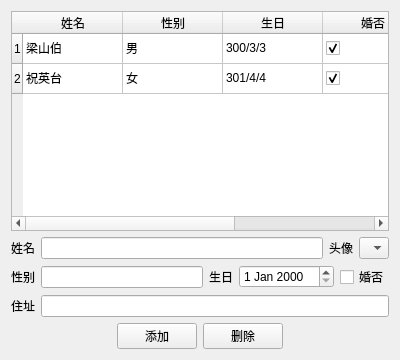
<?xml version="1.0" encoding="UTF-8"?>
<ui version="4.0">
 <class>Widget</class>
 <widget class="QWidget" name="Widget">
  <property name="geometry">
   <rect>
    <x>0</x>
    <y>0</y>
    <width>400</width>
    <height>360</height>
   </rect>
  </property>
  <property name="windowTitle">
   <string>Widget</string>
  </property>
  <layout class="QVBoxLayout" name="verticalLayout">
   <item>
    <widget class="QTableWidget" name="tableWidget">
     <property name="rowCount">
      <number>2</number>
     </property>
     <row/>
     <row/>
     <column>
      <property name="text">
       <string>姓名</string>
      </property>
     </column>
     <column>
      <property name="text">
       <string>性别</string>
      </property>
     </column>
     <column>
      <property name="text">
       <string>生日</string>
      </property>
     </column>
     <column>
      <property name="text">
       <string>婚否</string>
      </property>
     </column>
     <column>
      <property name="text">
       <string>住址</string>
      </property>
     </column>
     <item row="0" column="0">
      <property name="text">
       <string>梁山伯</string>
      </property>
      <property name="icon">
       <iconset resource="photos.qrc">
        <normaloff>:/images/butterfly01.png</normaloff>:/images/butterfly01.png</iconset>
      </property>
     </item>
     <item row="0" column="1">
      <property name="text">
       <string>男</string>
      </property>
     </item>
     <item row="0" column="2">
      <property name="text">
       <string>300/3/3</string>
      </property>
     </item>
     <item row="0" column="3">
      <property name="checkState">
       <enum>Checked</enum>
      </property>
     </item>
     <item row="0" column="4">
      <property name="text">
       <string>梁家村</string>
      </property>
     </item>
     <item row="1" column="0">
      <property name="text">
       <string>祝英台</string>
      </property>
      <property name="icon">
       <iconset resource="photos.qrc">
        <normaloff>:/images/butterfly02.png</normaloff>:/images/butterfly02.png</iconset>
      </property>
     </item>
     <item row="1" column="1">
      <property name="text">
       <string>女</string>
      </property>
     </item>
     <item row="1" column="2">
      <property name="text">
       <string>301/4/4</string>
      </property>
     </item>
     <item row="1" column="3">
      <property name="text">
       <string/>
      </property>
      <property name="checkState">
       <enum>Checked</enum>
      </property>
     </item>
     <item row="1" column="4">
      <property name="text">
       <string>祝家村</string>
      </property>
     </item>
    </widget>
   </item>
   <item>
    <layout class="QHBoxLayout" name="horizontalLayout">
     <item>
      <widget class="QLabel" name="label">
       <property name="text">
        <string>姓名</string>
       </property>
      </widget>
     </item>
     <item>
      <widget class="QLineEdit" name="lineEditName"/>
     </item>
     <item>
      <widget class="QLabel" name="label_4">
       <property name="text">
        <string>头像</string>
       </property>
      </widget>
     </item>
     <item>
      <widget class="QComboBox" name="comboBoxPhotos">
       <item>
        <property name="text">
         <string/>
        </property>
        <property name="icon">
         <iconset resource="photos.qrc">
          <normaloff>:/images/butterfly01.png</normaloff>:/images/butterfly01.png</iconset>
        </property>
       </item>
       <item>
        <property name="text">
         <string/>
        </property>
        <property name="icon">
         <iconset resource="photos.qrc">
          <normaloff>:/images/butterfly02.png</normaloff>:/images/butterfly02.png</iconset>
        </property>
       </item>
       <item>
        <property name="text">
         <string/>
        </property>
        <property name="icon">
         <iconset resource="photos.qrc">
          <normaloff>:/images/cute01.png</normaloff>:/images/cute01.png</iconset>
        </property>
       </item>
       <item>
        <property name="text">
         <string/>
        </property>
        <property name="icon">
         <iconset resource="photos.qrc">
          <normaloff>:/images/cute02.png</normaloff>:/images/cute02.png</iconset>
        </property>
       </item>
       <item>
        <property name="text">
         <string/>
        </property>
        <property name="icon">
         <iconset resource="photos.qrc">
          <normaloff>:/images/toofat.png</normaloff>:/images/toofat.png</iconset>
        </property>
       </item>
      </widget>
     </item>
    </layout>
   </item>
   <item>
    <layout class="QHBoxLayout" name="horizontalLayout_2">
     <item>
      <widget class="QLabel" name="label_2">
       <property name="text">
        <string>性别</string>
       </property>
      </widget>
     </item>
     <item>
      <widget class="QLineEdit" name="lineEditGender"/>
     </item>
     <item>
      <widget class="QLabel" name="label_5">
       <property name="text">
        <string>生日</string>
       </property>
      </widget>
     </item>
     <item>
      <widget class="QDateEdit" name="dateEdit"/>
     </item>
     <item>
      <widget class="QCheckBox" name="checkBoxIsMarried">
       <property name="text">
        <string>婚否</string>
       </property>
      </widget>
     </item>
    </layout>
   </item>
   <item>
    <layout class="QHBoxLayout" name="horizontalLayout_3">
     <item>
      <widget class="QLabel" name="label_3">
       <property name="text">
        <string>住址</string>
       </property>
      </widget>
     </item>
     <item>
      <widget class="QLineEdit" name="lineEditAddress"/>
     </item>
    </layout>
   </item>
   <item>
    <layout class="QHBoxLayout" name="horizontalLayout_4">
     <item>
      <spacer name="horizontalSpacer">
       <property name="orientation">
        <enum>Qt::Horizontal</enum>
       </property>
       <property name="sizeHint" stdset="0">
        <size>
         <width>40</width>
         <height>20</height>
        </size>
       </property>
      </spacer>
     </item>
     <item>
      <widget class="QPushButton" name="pushButtonAdd">
       <property name="text">
        <string>添加</string>
       </property>
      </widget>
     </item>
     <item>
      <widget class="QPushButton" name="pushButtonDel">
       <property name="text">
        <string>删除</string>
       </property>
      </widget>
     </item>
     <item>
      <spacer name="horizontalSpacer_2">
       <property name="orientation">
        <enum>Qt::Horizontal</enum>
       </property>
       <property name="sizeHint" stdset="0">
        <size>
         <width>40</width>
         <height>20</height>
        </size>
       </property>
      </spacer>
     </item>
    </layout>
   </item>
  </layout>
 </widget>
 <layoutdefault spacing="6" margin="11"/>
 <resources>
  <include location="photos.qrc"/>
 </resources>
 <connections/>
</ui>
